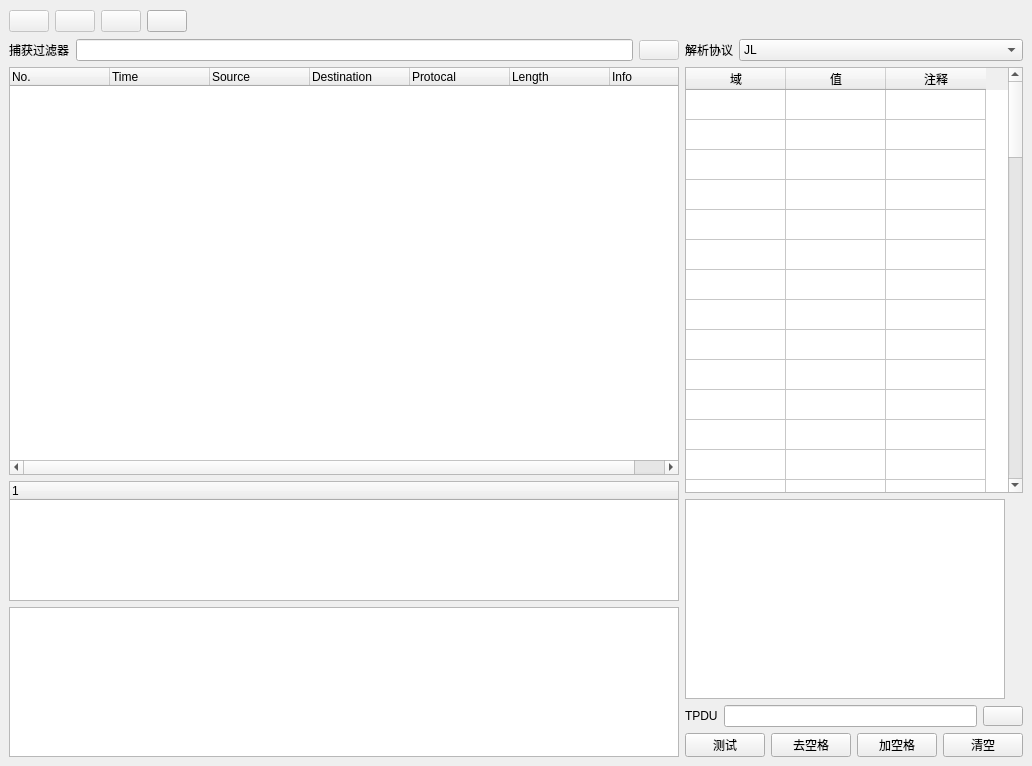
<?xml version="1.0" encoding="UTF-8"?>
<ui version="4.0">
 <class>MainWindow</class>
 <widget class="QMainWindow" name="MainWindow">
  <property name="geometry">
   <rect>
    <x>0</x>
    <y>0</y>
    <width>1024</width>
    <height>766</height>
   </rect>
  </property>
  <property name="windowTitle">
   <string>8583报文解码 V4.0@胡辉</string>
  </property>
  <property name="windowIcon">
   <iconset resource="icons.qrc">
    <normaloff>:/res/NEXGO.png</normaloff>:/res/NEXGO.png</iconset>
  </property>
  <widget class="QWidget" name="centralwidget">
   <layout class="QGridLayout" name="gridLayout_2">
    <item row="0" column="0">
     <layout class="QGridLayout" name="gridLayout" columnstretch="1,0">
      <item row="1" column="0">
       <layout class="QVBoxLayout" name="verticalLayout_2">
        <item>
         <layout class="QHBoxLayout" name="horizontalLayout_2">
          <item>
           <widget class="QLabel" name="label">
            <property name="sizePolicy">
             <sizepolicy hsizetype="Fixed" vsizetype="Fixed">
              <horstretch>0</horstretch>
              <verstretch>0</verstretch>
             </sizepolicy>
            </property>
            <property name="minimumSize">
             <size>
              <width>0</width>
              <height>20</height>
             </size>
            </property>
            <property name="maximumSize">
             <size>
              <width>16777215</width>
              <height>20</height>
             </size>
            </property>
            <property name="text">
             <string>捕获过滤器</string>
            </property>
           </widget>
          </item>
          <item>
           <widget class="QLineEdit" name="lineEdit"/>
          </item>
          <item>
           <widget class="QPushButton" name="pushButton_10">
            <property name="enabled">
             <bool>false</bool>
            </property>
            <property name="minimumSize">
             <size>
              <width>0</width>
              <height>20</height>
             </size>
            </property>
            <property name="maximumSize">
             <size>
              <width>16777215</width>
              <height>20</height>
             </size>
            </property>
            <property name="text">
             <string/>
            </property>
            <property name="icon">
             <iconset resource="icons.qrc">
              <normaloff>:/res/closed.png</normaloff>:/res/closed.png</iconset>
            </property>
           </widget>
          </item>
         </layout>
        </item>
        <item>
         <layout class="QVBoxLayout" name="verticalLayout">
          <item>
           <widget class="QTreeWidget" name="treeWidget">
            <property name="enabled">
             <bool>true</bool>
            </property>
            <property name="minimumSize">
             <size>
              <width>670</width>
              <height>400</height>
             </size>
            </property>
            <column>
             <property name="text">
              <string>No.</string>
             </property>
            </column>
            <column>
             <property name="text">
              <string>Time</string>
             </property>
            </column>
            <column>
             <property name="text">
              <string>Source</string>
             </property>
            </column>
            <column>
             <property name="text">
              <string>Destination</string>
             </property>
            </column>
            <column>
             <property name="text">
              <string>Protocal</string>
             </property>
            </column>
            <column>
             <property name="text">
              <string>Length</string>
             </property>
            </column>
            <column>
             <property name="text">
              <string>Info</string>
             </property>
            </column>
           </widget>
          </item>
          <item>
           <widget class="QTreeWidget" name="treeWidget">
            <property name="sizePolicy">
             <sizepolicy hsizetype="Expanding" vsizetype="Fixed">
              <horstretch>0</horstretch>
              <verstretch>0</verstretch>
             </sizepolicy>
            </property>
            <property name="minimumSize">
             <size>
              <width>0</width>
              <height>120</height>
             </size>
            </property>
            <property name="maximumSize">
             <size>
              <width>16777215</width>
              <height>120</height>
             </size>
            </property>
            <column>
             <property name="text">
              <string notr="true"/>
             </property>
            </column>
           </widget>
          </item>
          <item>
           <widget class="QTextBrowser" name="textBrowser">
            <property name="sizePolicy">
             <sizepolicy hsizetype="Expanding" vsizetype="Fixed">
              <horstretch>0</horstretch>
              <verstretch>0</verstretch>
             </sizepolicy>
            </property>
            <property name="minimumSize">
             <size>
              <width>0</width>
              <height>150</height>
             </size>
            </property>
            <property name="maximumSize">
             <size>
              <width>16777215</width>
              <height>150</height>
             </size>
            </property>
           </widget>
          </item>
         </layout>
        </item>
       </layout>
      </item>
      <item row="1" column="1">
       <layout class="QVBoxLayout" name="verticalLayout_4">
        <item>
         <layout class="QHBoxLayout" name="horizontalLayout_5">
          <item>
           <widget class="QLabel" name="label_3">
            <property name="sizePolicy">
             <sizepolicy hsizetype="Fixed" vsizetype="Preferred">
              <horstretch>0</horstretch>
              <verstretch>0</verstretch>
             </sizepolicy>
            </property>
            <property name="text">
             <string>解析协议</string>
            </property>
            <property name="alignment">
             <set>Qt::AlignCenter</set>
            </property>
           </widget>
          </item>
          <item>
           <widget class="QComboBox" name="comboBox">
            <property name="editable">
             <bool>false</bool>
            </property>
            <property name="currentText">
             <string>JL</string>
            </property>
            <property name="currentIndex">
             <number>0</number>
            </property>
            <item>
             <property name="text">
              <string>JL</string>
             </property>
            </item>
            <item>
             <property name="text">
              <string>CUP</string>
             </property>
            </item>
           </widget>
          </item>
         </layout>
        </item>
        <item>
         <layout class="QVBoxLayout" name="verticalLayout_3">
          <item>
           <widget class="QTableWidget" name="tableWidget">
            <property name="sizePolicy">
             <sizepolicy hsizetype="Expanding" vsizetype="Expanding">
              <horstretch>0</horstretch>
              <verstretch>0</verstretch>
             </sizepolicy>
            </property>
            <property name="minimumSize">
             <size>
              <width>320</width>
              <height>400</height>
             </size>
            </property>
            <property name="showGrid">
             <bool>true</bool>
            </property>
            <property name="gridStyle">
             <enum>Qt::SolidLine</enum>
            </property>
            <property name="rowCount">
             <number>68</number>
            </property>
            <property name="columnCount">
             <number>3</number>
            </property>
            <attribute name="horizontalHeaderVisible">
             <bool>true</bool>
            </attribute>
            <attribute name="verticalHeaderVisible">
             <bool>false</bool>
            </attribute>
            <row/>
            <row/>
            <row/>
            <row/>
            <row/>
            <row/>
            <row/>
            <row/>
            <row/>
            <row/>
            <row/>
            <row/>
            <row/>
            <row/>
            <row/>
            <row/>
            <row/>
            <row/>
            <row/>
            <row/>
            <row/>
            <row/>
            <row/>
            <row/>
            <row/>
            <row/>
            <row/>
            <row/>
            <row/>
            <row/>
            <row/>
            <row/>
            <row/>
            <row/>
            <row/>
            <row/>
            <row/>
            <row/>
            <row/>
            <row/>
            <row/>
            <row/>
            <row/>
            <row/>
            <row/>
            <row/>
            <row/>
            <row/>
            <row/>
            <row/>
            <row/>
            <row/>
            <row/>
            <row/>
            <row/>
            <row/>
            <row/>
            <row/>
            <row/>
            <row/>
            <row/>
            <row/>
            <row/>
            <row/>
            <row/>
            <row/>
            <row/>
            <row/>
            <column>
             <property name="text">
              <string>域</string>
             </property>
            </column>
            <column>
             <property name="text">
              <string>值</string>
             </property>
            </column>
            <column>
             <property name="text">
              <string>注释</string>
             </property>
            </column>
           </widget>
          </item>
          <item>
           <widget class="QTextEdit" name="textEdit">
            <property name="sizePolicy">
             <sizepolicy hsizetype="Fixed" vsizetype="Fixed">
              <horstretch>0</horstretch>
              <verstretch>0</verstretch>
             </sizepolicy>
            </property>
            <property name="minimumSize">
             <size>
              <width>320</width>
              <height>200</height>
             </size>
            </property>
            <property name="maximumSize">
             <size>
              <width>16777215</width>
              <height>16777215</height>
             </size>
            </property>
           </widget>
          </item>
          <item>
           <layout class="QHBoxLayout" name="horizontalLayout_3">
            <property name="sizeConstraint">
             <enum>QLayout::SetFixedSize</enum>
            </property>
            <item>
             <widget class="QLabel" name="label_2">
              <property name="sizePolicy">
               <sizepolicy hsizetype="Fixed" vsizetype="Fixed">
                <horstretch>0</horstretch>
                <verstretch>0</verstretch>
               </sizepolicy>
              </property>
              <property name="minimumSize">
               <size>
                <width>0</width>
                <height>20</height>
               </size>
              </property>
              <property name="maximumSize">
               <size>
                <width>16777215</width>
                <height>20</height>
               </size>
              </property>
              <property name="text">
               <string>TPDU</string>
              </property>
             </widget>
            </item>
            <item>
             <widget class="QLineEdit" name="lineEdit_2"/>
            </item>
            <item>
             <widget class="QPushButton" name="pushButton_9">
              <property name="minimumSize">
               <size>
                <width>0</width>
                <height>20</height>
               </size>
              </property>
              <property name="maximumSize">
               <size>
                <width>16777215</width>
                <height>20</height>
               </size>
              </property>
              <property name="text">
               <string/>
              </property>
              <property name="icon">
               <iconset resource="icons.qrc">
                <normaloff>:/res/check-64.png</normaloff>:/res/check-64.png</iconset>
              </property>
             </widget>
            </item>
           </layout>
          </item>
          <item>
           <layout class="QHBoxLayout" name="horizontalLayout_4">
            <property name="sizeConstraint">
             <enum>QLayout::SetFixedSize</enum>
            </property>
            <item>
             <widget class="QPushButton" name="pushButton_5">
              <property name="minimumSize">
               <size>
                <width>0</width>
                <height>24</height>
               </size>
              </property>
              <property name="maximumSize">
               <size>
                <width>16777215</width>
                <height>24</height>
               </size>
              </property>
              <property name="text">
               <string>测试</string>
              </property>
             </widget>
            </item>
            <item>
             <widget class="QPushButton" name="pushButton_6">
              <property name="minimumSize">
               <size>
                <width>0</width>
                <height>24</height>
               </size>
              </property>
              <property name="maximumSize">
               <size>
                <width>16777215</width>
                <height>24</height>
               </size>
              </property>
              <property name="text">
               <string>去空格</string>
              </property>
             </widget>
            </item>
            <item>
             <widget class="QPushButton" name="pushButton_7">
              <property name="minimumSize">
               <size>
                <width>0</width>
                <height>24</height>
               </size>
              </property>
              <property name="maximumSize">
               <size>
                <width>16777215</width>
                <height>24</height>
               </size>
              </property>
              <property name="text">
               <string>加空格</string>
              </property>
             </widget>
            </item>
            <item>
             <widget class="QPushButton" name="pushButton_8">
              <property name="minimumSize">
               <size>
                <width>0</width>
                <height>24</height>
               </size>
              </property>
              <property name="maximumSize">
               <size>
                <width>16777215</width>
                <height>24</height>
               </size>
              </property>
              <property name="text">
               <string>清空</string>
              </property>
             </widget>
            </item>
           </layout>
          </item>
         </layout>
        </item>
       </layout>
      </item>
      <item row="0" column="0" colspan="2">
       <layout class="QHBoxLayout" name="horizontalLayout">
        <item>
         <widget class="QPushButton" name="pushButton">
          <property name="enabled">
           <bool>false</bool>
          </property>
          <property name="sizePolicy">
           <sizepolicy hsizetype="Fixed" vsizetype="Fixed">
            <horstretch>0</horstretch>
            <verstretch>0</verstretch>
           </sizepolicy>
          </property>
          <property name="text">
           <string/>
          </property>
          <property name="icon">
           <iconset resource="icons.qrc">
            <normaloff>:/res/play.png</normaloff>:/res/play.png</iconset>
          </property>
         </widget>
        </item>
        <item>
         <widget class="QPushButton" name="pushButton_2">
          <property name="enabled">
           <bool>false</bool>
          </property>
          <property name="sizePolicy">
           <sizepolicy hsizetype="Fixed" vsizetype="Fixed">
            <horstretch>0</horstretch>
            <verstretch>0</verstretch>
           </sizepolicy>
          </property>
          <property name="text">
           <string/>
          </property>
          <property name="icon">
           <iconset resource="icons.qrc">
            <normaloff>:/res/stop.png</normaloff>:/res/stop.png</iconset>
          </property>
         </widget>
        </item>
        <item>
         <widget class="QPushButton" name="pushButton_3">
          <property name="enabled">
           <bool>false</bool>
          </property>
          <property name="sizePolicy">
           <sizepolicy hsizetype="Fixed" vsizetype="Fixed">
            <horstretch>0</horstretch>
            <verstretch>0</verstretch>
           </sizepolicy>
          </property>
          <property name="text">
           <string/>
          </property>
          <property name="icon">
           <iconset resource="icons.qrc">
            <normaloff>:/res/refresh.png</normaloff>:/res/refresh.png</iconset>
          </property>
         </widget>
        </item>
        <item>
         <widget class="QPushButton" name="pushButton_4">
          <property name="enabled">
           <bool>true</bool>
          </property>
          <property name="sizePolicy">
           <sizepolicy hsizetype="Fixed" vsizetype="Fixed">
            <horstretch>0</horstretch>
            <verstretch>0</verstretch>
           </sizepolicy>
          </property>
          <property name="text">
           <string/>
          </property>
          <property name="icon">
           <iconset resource="icons.qrc">
            <normaloff>:/res/options_2.png</normaloff>:/res/options_2.png</iconset>
          </property>
         </widget>
        </item>
        <item>
         <spacer name="horizontalSpacer">
          <property name="orientation">
           <enum>Qt::Horizontal</enum>
          </property>
          <property name="sizeHint" stdset="0">
           <size>
            <width>40</width>
            <height>24</height>
           </size>
          </property>
         </spacer>
        </item>
       </layout>
      </item>
     </layout>
    </item>
   </layout>
  </widget>
 </widget>
 <resources>
  <include location="icons.qrc"/>
 </resources>
 <connections/>
</ui>
